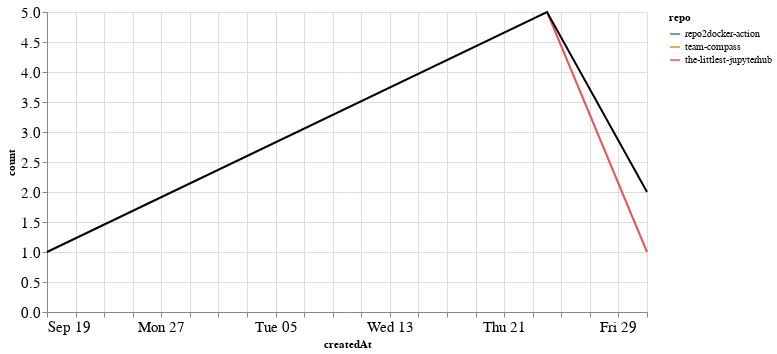

The notebook cell this image was saved under:
### Markdown cell above
### Comments

### Code cell
comments_time = comments.groupby('repo').resample('W', on='createdAt').count()['author'].reset_index()
comments_time = comments_time.rename(columns={'author': 'count'})
comments_time_total = comments_time.groupby('createdAt').agg({"count": "sum"}).reset_index()
ch1 = alt.Chart(comments_time, width=600).mark_line().encode(
    x='createdAt',
    y='count',
    color='repo',
    tooltip="repo"
)

ch2 = alt.Chart(comments_time_total, width=600).mark_line(color="black").encode(
    x='createdAt',
    y='count',
)

ch1 + ch2

### Figure 1 — Vega-Lite specification as saved in the notebook (floating-point values rounded to 4 significant figures)
{"config": {"axisLeft": {"labelFontSize": 15}, "axisBottom": {"labelFontSize": 15}}, "layer": [{"data": {"name": "data-d883902c28f537957ad0d620232d2eb1"}, "mark": "line", "encoding": {"color": {"type": "nominal", "field": "repo"}, "tooltip": {"type": "nominal", "field": "repo"}, "x": {"type": "temporal", "field": "createdAt"}, "y": {"type": "quantitative", "field": "count"}}, "width": 600}, {"data": {"name": "data-43863193b73d7e34907b11ae7627b8a8"}, "mark": {"type": "line", "color": "black"}, "encoding": {"x": {"type": "temporal", "field": "createdAt"}, "y": {"type": "quantitative", "field": "count"}}, "width": 600}], "$schema": "https://vega.github.io/schema/vega-lite/v4.8.1.json", "datasets": {"data-d883902c28f537957ad0d620232d2eb1": [{"repo": "repo2docker-action", "createdAt": "2021-09-19T00:00:00", "count": 1}, {"repo": "team-compass", "createdAt": "2021-10-31T00:00:00", "count": 1}, {"repo": "the-littlest-jupyterhub", "createdAt": "2021-10-24T00:00:00", "count": 5}, {"repo": "the-littlest-jupyterhub", "createdAt": "2021-10-31T00:00:00", "count": 1}], "data-43863193b73d7e34907b11ae7627b8a8": [{"createdAt": "2021-09-19T00:00:00", "count": 1}, {"createdAt": "2021-10-24T00:00:00", "count": 5}, {"createdAt": "2021-10-31T00:00:00", "count": 2}]}}
